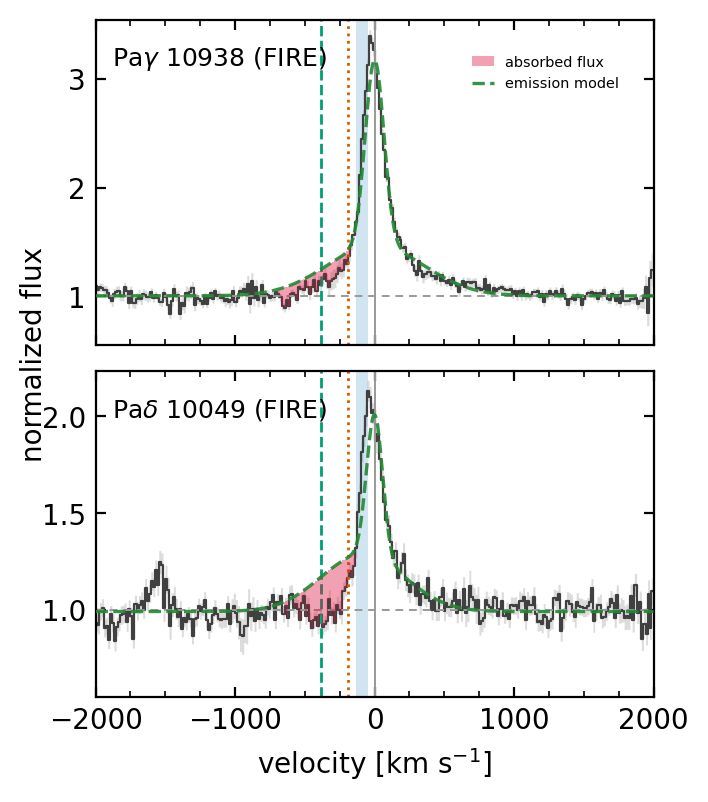

The Python source for this figure:
#!/usr/bin/env python3
"""Paschen companion to fig:eggwind, in the identical style.

Analysis configuration is paschen_test.py VERBATIM (recovered from the
2026-07-14 ROAR run), so the figure displays exactly the fit behind the
quoted centroids:
    measure('Pa-gamma 10941', 10941.1, win=(-700,-40), vmax=2000, cont=(1200,2000))
    measure('Pa-delta 10053', 10052.6, win=(-700,-40), vmax=2000, cont=(1200,2000))
Reproduces Pa gamma -428+-26 and Pa delta -355+-11 km/s (He I -381+-4).
The bounded continuum annulus 1200 < |v| < 2000 km/s is what keeps the
He I 10830 complex, which sits at -2957 km/s in the Pa gamma frame, out of
the continuum fit; an unbounded |v|>1500 window pulls Pa gamma to -514.
"""
import os
import numpy as np
from astropy.io import fits
from scipy.optimize import curve_fit
import matplotlib
matplotlib.use('Agg')
import matplotlib.pyplot as plt
from matplotlib.ticker import MultipleLocator, AutoMinorLocator

Z = 0.1007
C = 2.998e5
EGG = '/home/omc5226/work/lrdmesa/egg_analysis'
HERE = os.path.dirname(os.path.abspath(__file__))
WIN, VMAX, CONT = (-700., -40.), 2000., (1200., 2000.)

def find(fname):
    for root, _, files in os.walk(EGG):
        if fname in files:
            return os.path.join(root, fname)
    raise FileNotFoundError(fname)

with fits.open(find('J1025+1402_FIRE_coadd1d_tellcorr_calib_dered.fits')) as h:
    sp = h['SPECTRUM'].data
    w, f, iv, m = (sp['wave'].astype(float), sp['flux'].astype(float),
                   sp['ivar'].astype(float), sp['mask'].astype(int))
g = (m == 1) & (iv > 0) & np.isfinite(f)
w, f, sig = w[g]/(1 + Z), f[g], 1/np.sqrt(iv[g])

def emis(v, c0, an, sn_, ab, vb, sb_):
    return (c0 + an*np.exp(-0.5*(v/sn_)**2)
            + ab*np.exp(-0.5*((v - vb)/sb_)**2))

LINES = [(r'Pa$\gamma$ 10938 (FIRE)', 10941.1),
         (r'Pa$\delta$ 10049 (FIRE)', 10052.6)]

fig, axes = plt.subplots(2, 1, figsize=(3.6, 4.4), sharex=True,
                         gridspec_kw={'hspace': 0.08})
for k, (ax, (lab, l0)) in enumerate(zip(axes, LINES)):
    v = C*(w/l0 - 1)
    sel = np.abs(v) < VMAX
    vv, ff, ss = v[sel], f[sel], sig[sel]
    cc = (np.abs(vv) > CONT[0]) & (np.abs(vv) < CONT[1])
    p = np.polyfit(vv[cc], ff[cc], 1)
    norm = ff/np.polyval(p, vv)
    nerr = ss/np.polyval(p, vv)
    fitsel = ~((vv > WIN[0]) & (vv < WIN[1]))
    insel = (vv > WIN[0]) & (vv < WIN[1])
    p0 = [1.0, max(norm.max() - 1, 0.3), 150.0, 0.5, 0.0, 800.0]
    lo = [0.5, 0.0, 50.0, 0.0, -300.0, 300.0]
    hi = [1.5, np.inf, 500.0, np.inf, 300.0, 3000.0]
    popt, _ = curve_fit(emis, vv[fitsel], norm[fitsel], p0=p0,
                        sigma=np.maximum(nerr[fitsel], 1e-3),
                        bounds=(lo, hi), maxfev=20000)
    mod = emis(vv, *popt)
    dep = np.clip(mod[insel] - norm[insel], 0, None)
    cen = np.sum(vv[insel]*dep)/dep.sum()
    print('%s: centroid %.0f km/s, peak depth/noise %.1f'
          % (lab, cen, np.max((mod[insel] - norm[insel])
                              / np.maximum(nerr[insel], 1e-3))))

    ax.step(vv, norm, where='mid', color='0.25', lw=0.8)
    ax.fill_between(vv, norm - nerr, norm + nerr, step='mid', color='0.25',
                    alpha=0.18, lw=0)
    ax.fill_between(vv[insel], norm[insel], mod[insel],
                    where=mod[insel] > norm[insel], step='mid',
                    color='crimson', alpha=0.4, lw=0, zorder=3,
                    label='absorbed flux')
    vg = np.linspace(-VMAX, VMAX, 2000)
    ax.plot(vg, emis(vg, *popt), color='#228833', lw=1.2, ls='--', alpha=0.9,
            zorder=6, label='emission model')
    ax.axhline(1.0, color='0.6', lw=0.7, ls=(0, (4, 3)))
    ax.axvline(0, color='0.6', lw=0.7)
    ax.axvspan(-130, -44, color='#0173B2', alpha=0.18, lw=0)
    ax.axvline(-190, color='#D55E00', lw=1.0, ls=':')
    ax.axvline(-381, color='#009E73', lw=1.0, ls='--')
    ax.text(0.03, 0.86, lab, transform=ax.transAxes, fontsize=9)
    ax.set_xlim(-VMAX, VMAX)
    lo_, hi_ = (np.nanpercentile(norm, 1), np.nanpercentile(norm, 99.7))
    ax.set_ylim(min(0.55, lo_ - 0.1), hi_*1.06)
    ax.xaxis.set_major_locator(MultipleLocator(1000))
    ax.xaxis.set_minor_locator(AutoMinorLocator(4))
    ax.tick_params(which='both', direction='in', top=True, right=True,
                   labelsize=10)
    if k == 0:
        ax.legend(fontsize=5.2, loc='upper right', frameon=False,
                  handlelength=1.5, bbox_to_anchor=(0.962, 0.93))
axes[-1].set_xlabel(r'velocity [km s$^{-1}$]', fontsize=10)
fig.supylabel('normalized flux', fontsize=10, x=0.02)
for ext in ('png', 'pdf'):
    out = os.path.join(HERE, f'paschen_absorption.{ext}')
    fig.savefig(out, dpi=200, bbox_inches='tight')
    print('saved', out)
